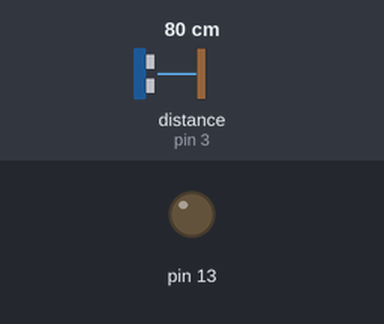
Recording of a sketch running on a simulated Arduino Uno, built with avr-gcc and run on an emulated ATmega328P. Parts: output pins drawn as LEDs (lit = HIGH). Wiring (inferred from the names in the program): ultrasonic range finder: trigger pin 2; echo pin 3. The test bench sets the inputs (shaded band); at power-on: distance to the obstacle (sensor on pin 3) 80 cm. The echo pulse lasts 58.3 µs per cm; pins used as bus, display or sensor lines are not drawn; what the sketch prints to the serial monitor is not drawn.

Above: at 1.2 s.
1.3 s: distance to the obstacle (sensor on pin 3) set to 13 cm
2.8 s: distance to the obstacle (sensor on pin 3) set to 10 cm
At 3.1 s:
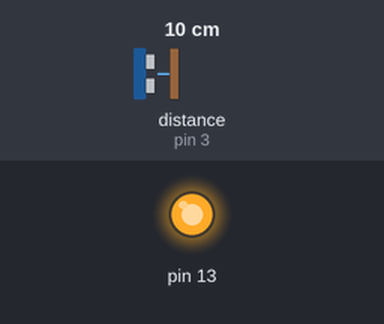
4.3 s: distance to the obstacle (sensor on pin 3) set to 18 cm
At 5.5 s:
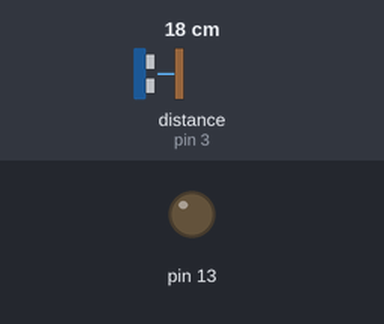
5.8 s: distance to the obstacle (sensor on pin 3) set to 2 cm
At 6.6 s:
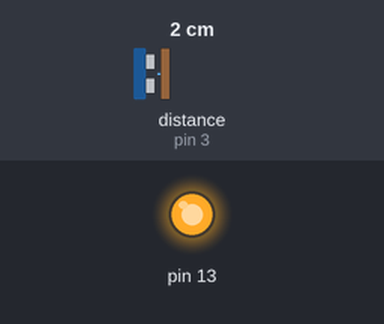
Timing chart, 0 to 8.3 s (numbered marks = the images above; inputs shaded):
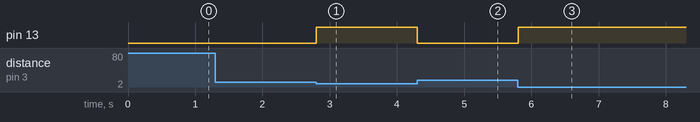

Measured:
- the behaviour switches between 12 and 11 cm on distance to the obstacle (sensor on pin 3) (found by bisection; images 0 and 1)
- after the input at 1.3 s, every drawn part: stays the same
- after the input at 2.8 s, pin 13: LOW → HIGH at once
- after the input at 4.3 s, pin 13: HIGH → LOW at once
- after the input at 5.8 s, pin 13: LOW → HIGH at once

The sketch:

sketch_jul01a.ino
```cpp
const int EchoPin = 3;
const int TrigPin = 2;
int r;
float cm;
void setup() {
  // put your setup code here, to run once:
 Serial.begin(9600);

pinMode(13, OUTPUT);
pinMode(TrigPin, OUTPUT);
pinMode(EchoPin, INPUT);
}

void loop() {
  // put your main code here, to run repeatedly:
  digitalWrite(TrigPin, LOW);
delayMicroseconds(2);
digitalWrite(TrigPin, HIGH);
delayMicroseconds(10);
digitalWrite(TrigPin, LOW);

 cm = pulseIn(EchoPin, HIGH) / 58.0;
  cm=(int(cm*100))/100;
   if (cm <= 10){
   r=0;
   digitalWrite(13,HIGH);
   }
    else{
    r=1;
    digitalWrite(13,LOW);
    }
   Serial.print(r);

}
```
